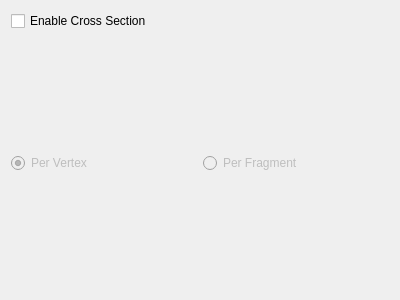
<?xml version="1.0" encoding="UTF-8"?>
<ui version="4.0">
 <class>vcl::qt::CrossSectionSettingsFrame</class>
 <widget class="QFrame" name="vcl::qt::CrossSectionSettingsFrame">
  <property name="geometry">
   <rect>
    <x>0</x>
    <y>0</y>
    <width>400</width>
    <height>300</height>
   </rect>
  </property>
  <property name="windowTitle">
   <string>Frame</string>
  </property>
  <layout class="QGridLayout" name="gridLayout">
   <item row="0" column="0">
    <widget class="QCheckBox" name="crosSectionEnabledCheckBox">
     <property name="text">
      <string>Enable Cross Section</string>
     </property>
    </widget>
   </item>
   <item row="1" column="0">
    <widget class="QFrame" name="controlsFrame">
     <property name="enabled">
      <bool>false</bool>
     </property>
     <property name="frameShape">
      <enum>QFrame::Shape::NoFrame</enum>
     </property>
     <property name="frameShadow">
      <enum>QFrame::Shadow::Plain</enum>
     </property>
     <layout class="QGridLayout" name="gridLayout_3">
      <property name="leftMargin">
       <number>0</number>
      </property>
      <property name="topMargin">
       <number>0</number>
      </property>
      <property name="rightMargin">
       <number>0</number>
      </property>
      <property name="bottomMargin">
       <number>0</number>
      </property>
      <item row="0" column="0">
       <widget class="QRadioButton" name="perVertexRadioButton">
        <property name="text">
         <string>Per Vertex</string>
        </property>
        <property name="checked">
         <bool>true</bool>
        </property>
        <attribute name="buttonGroup">
         <string notr="true">crossSectionTypeButton</string>
        </attribute>
       </widget>
      </item>
      <item row="0" column="1">
       <widget class="QRadioButton" name="perFragmentRadioButton">
        <property name="text">
         <string>Per Fragment</string>
        </property>
        <attribute name="buttonGroup">
         <string notr="true">crossSectionTypeButton</string>
        </attribute>
       </widget>
      </item>
     </layout>
    </widget>
   </item>
  </layout>
 </widget>
 <resources/>
 <connections/>
 <buttongroups>
  <buttongroup name="crossSectionTypeButton"/>
 </buttongroups>
</ui>
